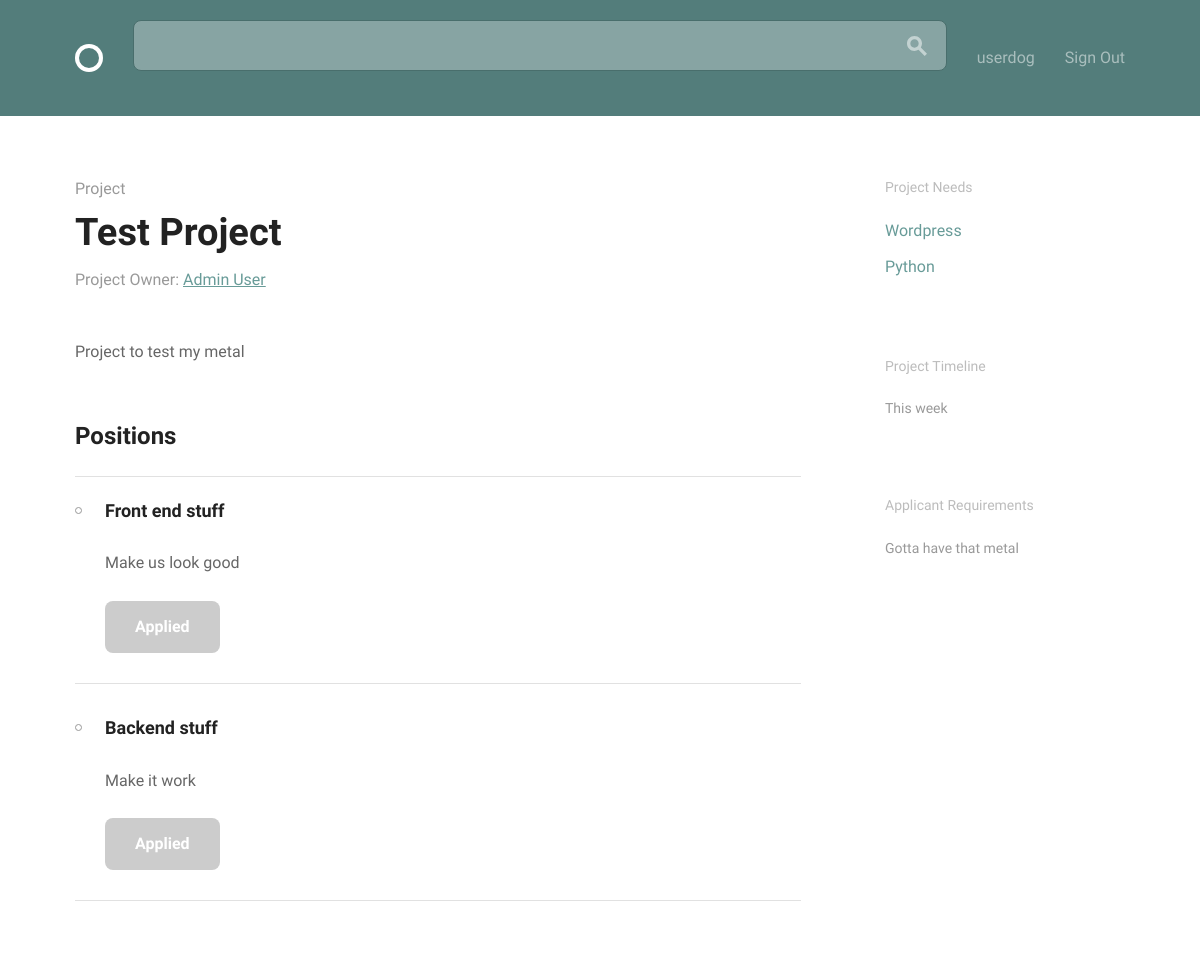
The app's page /projects/5/ (signed in), older data.
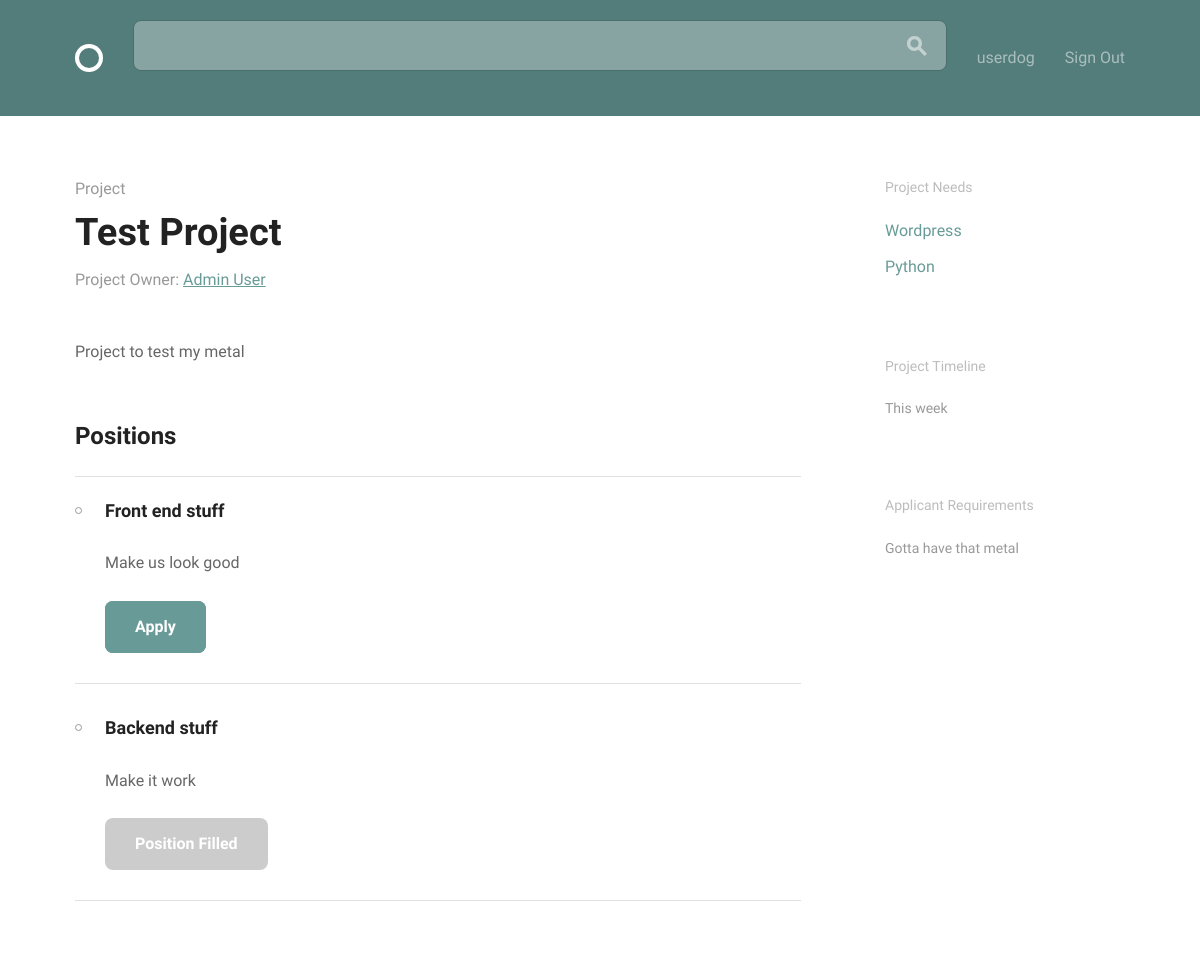
The same page, newer data.
### projects/models.py (models this page shows, shortened)
class Position(models.Model):
    ANDROID = "Android"
    DESIGN = "Design"
    JAVA = "Java"
    PHP = "PHP"
    PYTHON = "Python"
    RAILS = "Rails"
    WORDPRESS = "Wordpress"
    iOS = "iOS"
    SKILLS_CHOICE = (
        (ANDROID, "Android Developer"),
        (DESIGN, "Designer"),
        (JAVA, "Java Developer"),
        (PHP, "PHP Developer"),
        (PYTHON, "Python Developer"),
        (RAILS, "Rails Developer"),
        (WORDPRESS, "Wordpress Developer"),
        (iOS, "iOS Developer")
    )
    project = models.ForeignKey(
        Project,
        null=True,
        related_name="positions",
        on_delete=models.CASCADE)
    title = models.CharField(max_length=100, blank=True)
    description = models.TextField(max_length=500, blank=True)
    skill = models.CharField(
        max_length=20,
        choices=SKILLS_CHOICE,
        default="",
        blank=True)
    position_filled = models.BooleanField(default=False, blank=True)
    applicants = models.ManyToManyField(
        settings.AUTH_USER_MODEL,
        through='Application')

### projects/views.py (the view)
# urls.py: path('<pk>/', views.project_detail, name='project'),
@login_required(login_url='accounts/signin/')
def project_detail(request, pk):
    project = get_object_or_404(models.Project, pk=pk)
    positions = models.Position.objects.filter(project_id=pk)
    return render(request, 'projects/project.html', {
        'project': project,
        'positions': positions })

### projects/templatetags/project_extras.py (called while the page is built)
@register.filter('markdown_to_html')
def markdown_to_html(markdown_text):
    html_body = markdown2.markdown(markdown_text)
    return mark_safe(html_body)

### projects/templates/projects/project.html (shortened to what this page needs)
{% extends 'projects/layout.html' %}
{% load static from staticfiles %}
{% load project_extras %}
{% block content %}
  <div class="bounds circle--page circle--article">
    <div class="grid-70">
      <div class="circle--article--header">
        <h4 class="circle--article--section">Project</h4>
        <h1 class="circle--article--title">{{ project.name }}</h1>
        <p class="circle--article--byline">Project Owner: <a href="{% url 'accounts:profile' pk=project.user.id %}">{{ project.user.name }}</a></p>
      </div>
      <div class="circle--article--body">
        {{ project.description | markdown_to_html }}
      </div>
      <div class="circle--project--positions">
        <h2>Positions</h2>
        <ul class="circle--group--list">
          {% for position in positions %}
              <li>
                {% if position.title %}
                  <h3>{{ position.title }}</h3>
                {% endif %}
                {% if position.description %}
                  <p>{{ position.description | markdown_to_html }}</p>
                {% endif %}
                {% if project.user != request.user %}
                {% if position.position_filled == True %}
                  <a class="button button-primary button-inactive">Position Filled</a>
                {% elif request.user in position.applicants.all %}
                  <a class="button button-primary button-inactive">Applied</a>
                {% else %}
                  <a class="button button-primary" href="{% url 'projects:apply' pk=project.pk position_pk=position.pk %}">Apply</a>
                {% endif %}
              {% endif %}
            </li>
          {% endfor %}
        </ul>
      </div>
    </div>
    <div class="grid-25 grid-push-5">
      <div class="circle--secondary--module">
        <h3>Project Needs</h3>
        <ul class="circle--link--list">
          {% for position in positions %}
            <li><a>{{ position.skill }}</a></li>
          {% endfor %}
        </ul>
      </div>
      <div class="circle--secondary--module">
        <h3>Project Timeline</h3>
        <p>{{ project.timeline }}</p>
      </div>
      <div class="circle--secondary--module">
        <h3>Applicant Requirements</h3>
        <p>{{ project.requirements }}</p>
      </div>
    </div>
  </div>
  {% endblock %}

Row changes from the older to the newer data that the page shows:
computed for Position "Front end stuff": text "Applied" → "Apply"
changed Position "Backend stuff": position_filled "Applied" → "Position Filled"
